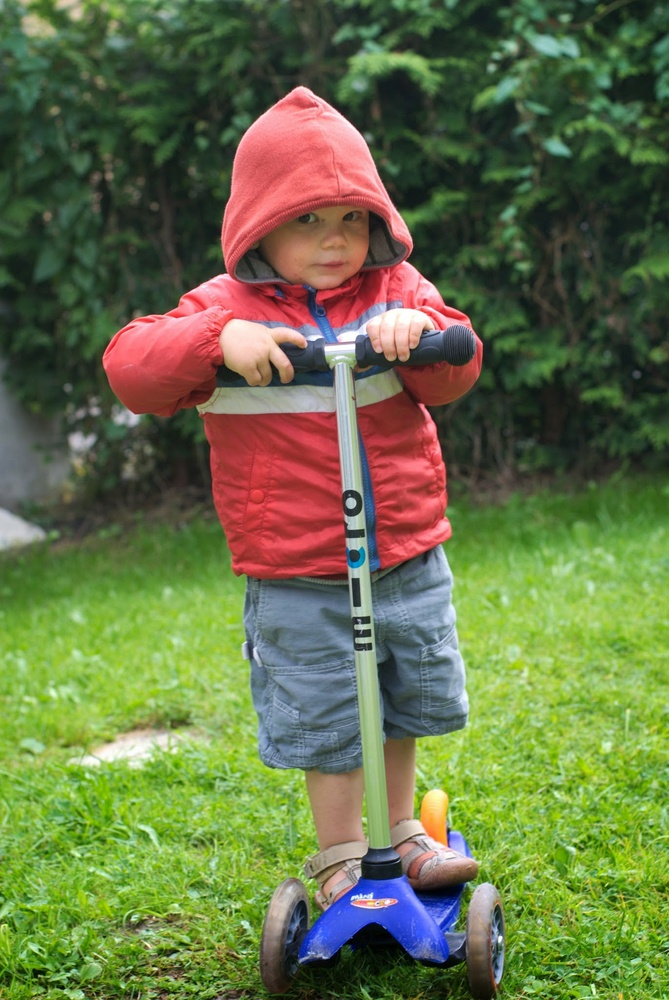
#> input picture Lab1/Images/oscar.jpg, 669 x 1000 px, shrunk from 1371 x 2048 before the run
$ jupyter execute --allow-errors LAB1_priseenmain_opencv.ipynb   (shell and % lines are left out)
#> lines starting #> are read from the running program, lines starting #| are printed output that depends on the picture; after the words box and inside, x2 and y2 are one past the last pixel; in counts of white or black regions, pixels touching at a corner belong together
<center></center>

<h6><center></center></h6>

<h1>
<hr style=" border:none; height:3px;">
<center>TP1 : Prise en main d'OpenCV - Espaces de représentation de la couleur </center>
<hr style=" border:none; height:3px;">
</h1>

## Avant propos
Les travaux pratiques du cours de Vision par ordinateur se feront à l'aide de la bibliothèque [OpenCV](http://opencv.org/) sous l'environnement de votre choix et ils consisteront en des applications des différents concepts vus en cours.
OpenCV a des interfaces C++, C, Python and Java et vous pouvez donc utilisez l'interface qui vous convient le mieux avec une préférence pour l'interface python. Ces notebooks utilisent l'interface python et les corrections vous seront fournies en python.


## Exercice 1 : Le Hello World d'OpenCV

Pour commencer vous devez installer la bibliothèque OpenCV (version 3) sur votre ordinateur. De nombreuses instructions sont disponibles pour l'installation sur le site officiel.
+ [Installation](http://opencv.org/), rubrique Documentation - Tutorials ou Quick Start.

Vous pouvez aussi utiliser la commande :

  `! pip install opencv-python`

et

   `! pip3 install opencv-contrib-python`

A l'issue de l'installation, vous devez réussir à compiler et à exécuter un programme consistant à ouvrir une image et à l'afficher. Une image est représentée comme une matrice dans OpenCV : structure **Mat**.  Une explication assez détaillée de la structure de données est disponible dans le tutorial [ici](https://docs.opencv.org/4.7.0/d6/d6d/tutorial_mat_the_basic_image_container.html). En python, il s'agit d'une array numpy. Si vous n'êtes pas familier avec numpy, vous pouvez suivre ce très bon [tutorial](http://cs231n.github.io/python-numpy-tutorial/)

Le code ci-dessous propose une manière  de charger et d'afficher une image et d'afficher une image. Tester le.

[cell 1]
import numpy as np
from matplotlib import pyplot as plt
import cv2

def loadImagebis(src):
#> called with src = './Images/oscar.jpg'
    img=cv2.imread(src,1)
#> img is the input picture: shape (1000, 669, 3); mean B, G, R 71.3, 113.4, 103
    rgb = cv2.cvtColor(img, cv2.COLOR_BGR2RGB)
    plt.imshow(rgb,interpolation='nearest')
    plt.show()

loadImagebis('./Images/oscar.jpg')

Attention, par défaut les images sont en BGR avec OpenCV. Il faut bien l'avoir en tête pour la manipulation d'images. Voir par exemple ce court [post](https://medium.com/mlearning-ai/opencv-color-in-bgr-order-you-must-know-53470396d18c).

Si vous n'avez jamais manipuler d'images avec OpenCV, prenez le temps aussi re regarder la documentation des fontions utilisées ci-dessus comme [`imread`](https://docs.opencv.org/4.x/d3/df2/tutorial_py_basic_ops.html).

## Exercice 2 : executions de quelques manipulations simples

Création d'une image noire de taille $3 \times 3$

[cell 2]
img = np.zeros([3,3],dtype=np.uint8)
print(img)
plt.imshow(img)
plt.show()
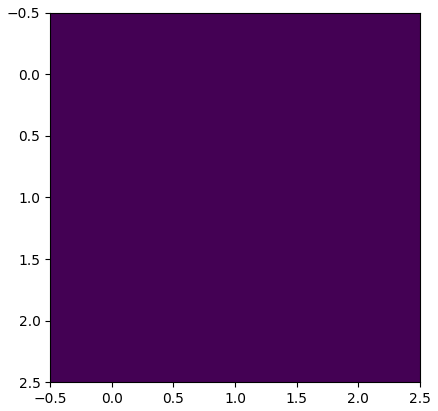
#> figure drawn by matplotlib, 1 panel

print(img.shape)
print(img.size)
print(img.dtype)

Chargement et conversion d'une image en HSV

[cell 3]
img=cv2.imread('./Images/oscar.jpg',1)
print(img.shape, img.size,img.dtype)
#| (1000, 669, 3) 2007000 uint8

hsv=cv2.cvtColor(img, cv2.COLOR_BGR2HSV)
#> hsv: shape (1000, 669, 3); mean H, S, V 60.6, 117.3, 129.8
rgb = cv2.cvtColor(img, cv2.COLOR_BGR2RGB)

plt.imshow(hsv,interpolation='nearest')
plt.show()

[cell 4]
# HSV channels
h = hsv[:,:,0]
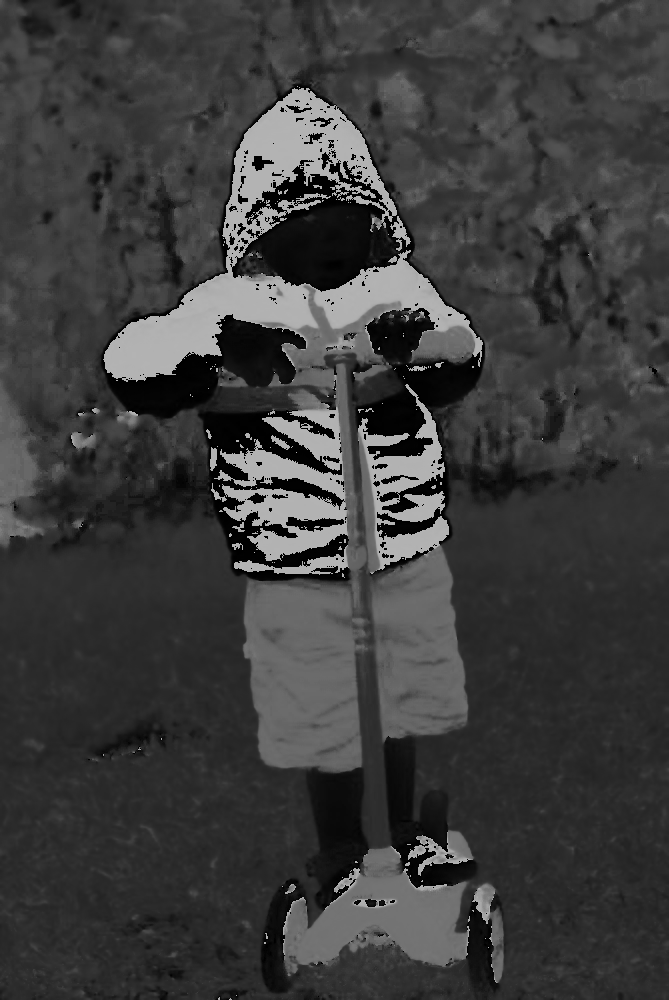
#> h: shape (1000, 669); min 0, max 179, mean 60.6
s = hsv[:,:,1]
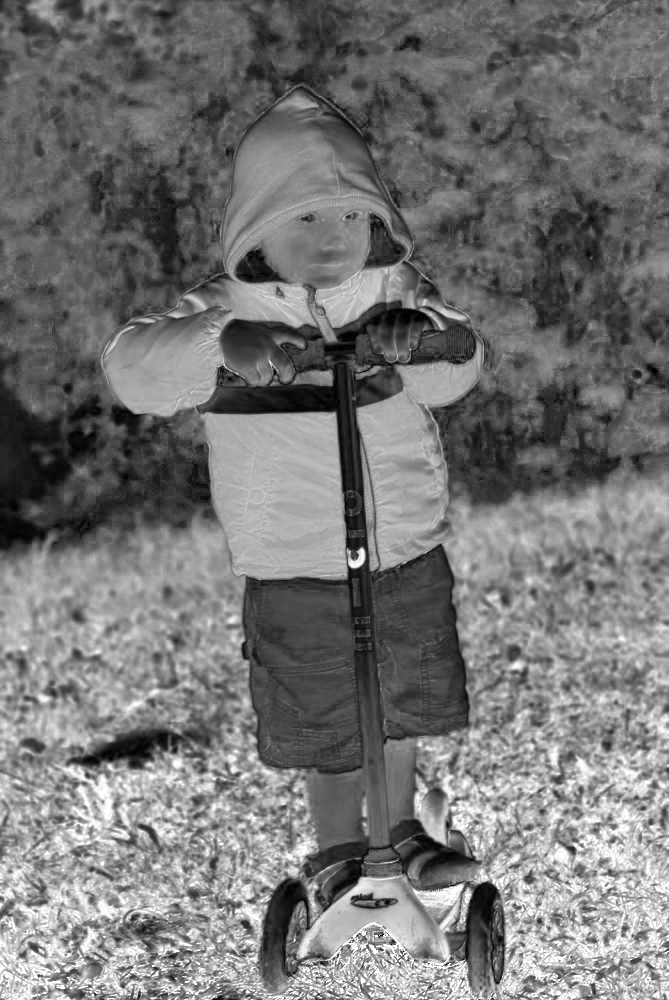
#> s: shape (1000, 669); min 0, max 255, mean 117.3
v = hsv[:,:,2]
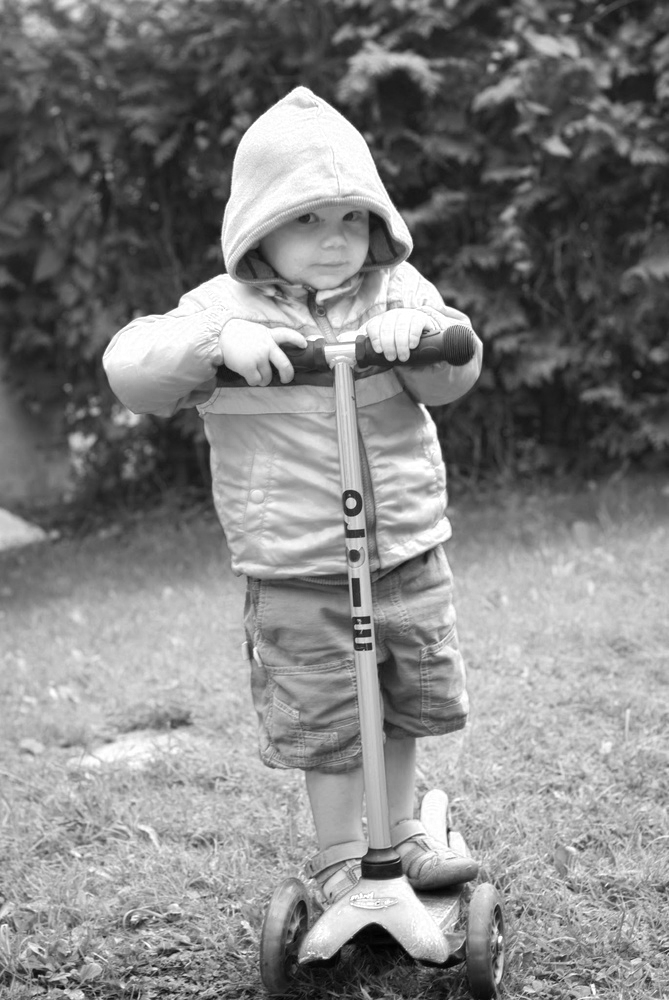
#> v: shape (1000, 669); min 1, max 255, mean 129.8


# Visualisation des différents channels the individual color channels
f, (ax1, ax2, ax3) = plt.subplots(1, 3, figsize=(20,10))
ax1.set_title('H channel')
ax1.imshow(h, cmap='gray')
ax2.set_title('S channel')
ax2.imshow(s, cmap='gray')
ax3.set_title('V channel')
ax3.imshow(v, cmap='gray')

[cell 5]
# Tentative de selection du rouge dans l'Image
lower_green_hue = np.array([0])
upper_green_hue = np.array([150])

# Define the masked area
hue_mask = cv2.inRange(h, lower_green_hue, upper_green_hue)
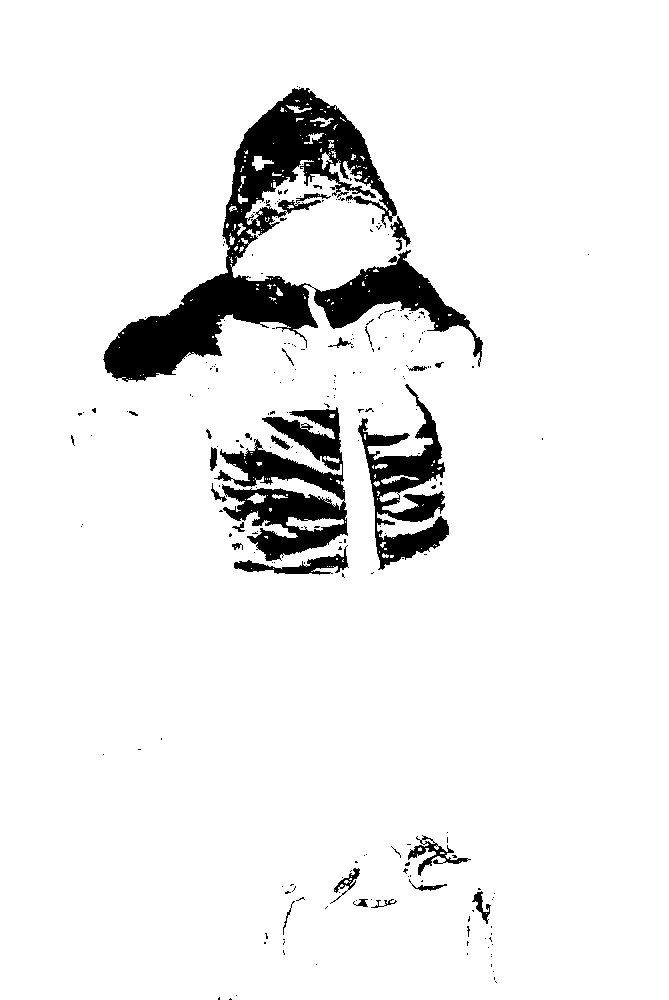
#> hue_mask: shape (1000, 669); 92.9% white; 231 black regions (205 under 20 px), largest, box (x1, y1, x2, y2) and area: (103, 88, 483, 382) 27731, (214, 407, 348, 561) 9491, (358, 384, 449, 570) 6324

hue_masked_image = np.copy(h)

# Convert image to monotone image
hue_masked_image[hue_mask != 0] = [0]
hue_masked_image[hue_mask == 0] = [255]

plt.imshow(hue_masked_image, cmap="gray", vmin=0, vmax=255)
plt.show()

# Mask the image
masked_image = np.copy(rgb)
masked_image[hue_masked_image == 0] = [0, 0, 0]
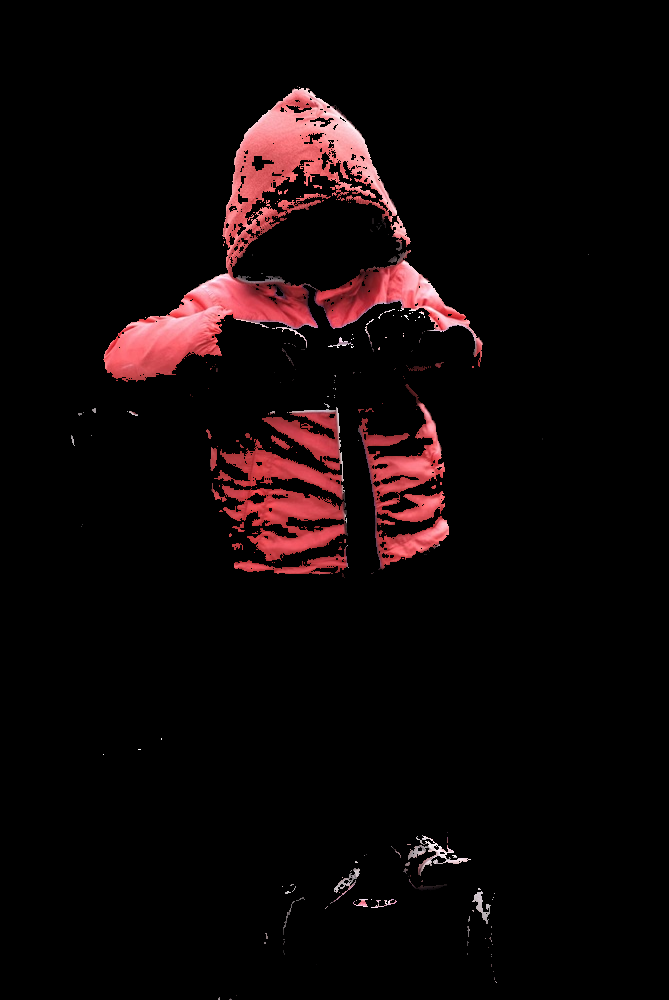
#> masked_image: shape (1000, 669, 3); mean R, G, B 15.1, 7, 7.5
plt.imshow(masked_image)
plt.show()

Récupération du canal bleu de l'image en rgb avec `split`.

[cell 6]
bImg = cv2.split(img)[0]
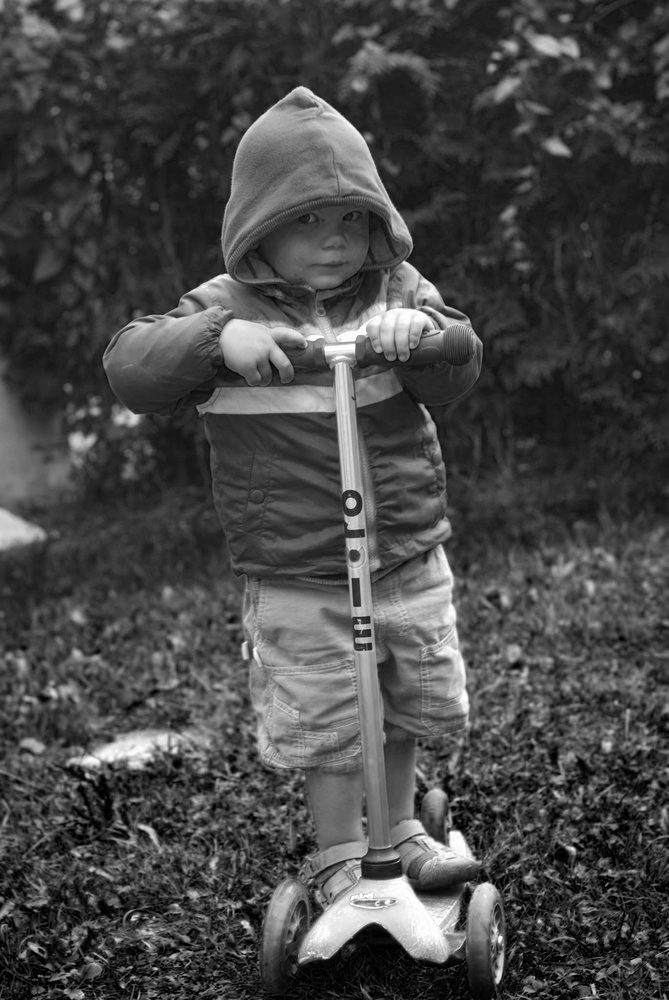
#> bImg: shape (1000, 669); min 0, max 255, mean 71.3
print(bImg)
#> (printed output is left out)

Acceder au pixel (100,100)

[cell 7]
px = img[100,100]
#> px = [43, 72, 47]
print(px)
#| [43 72 47]

Que fait le code ci-dessous ?

[cell 8]
img.item(100,100,2)
#> Out = 47
